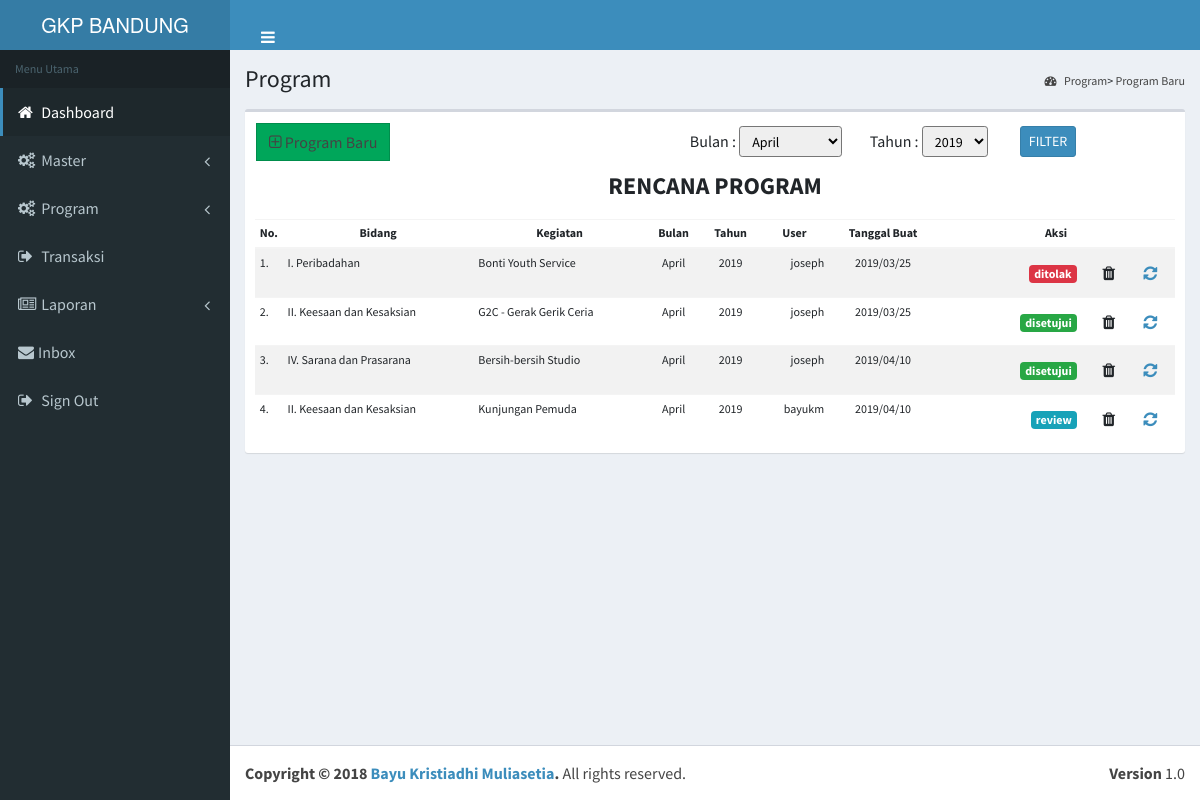
Screenshot of /main/program.php (signed in) with the database file from the repository.
### tables this page shows
CREATE TABLE `tbl_transaksi` (
  `trans_id` int(7) NOT NULL,
  `div_id` int(2) NOT NULL,
  `bid_id` int(2) NOT NULL,
  `usr_id` int(3) NOT NULL,
  `trans_tgl` timestamp NOT NULL DEFAULT CURRENT_TIMESTAMP,
  `update_tgl` datetime NOT NULL DEFAULT CURRENT_TIMESTAMP,
  `trans_stat` int(11) NOT NULL
);

CREATE TABLE `tbl_bidang` (
  `bid_id` int(2) NOT NULL,
  `bid_nama` varchar(50) NOT NULL,
  `bid_desc` varchar(100) NOT NULL
);

CREATE TABLE `tbl_detkeg` (
  `trans_id` int(7) NOT NULL,
  `detkeg_id` int(7) NOT NULL,
  `bln_id` int(2) NOT NULL,
  `thn_desc` int(4) NOT NULL,
  `detkeg_nama` varchar(100) NOT NULL,
  `detkeg_jenis` varchar(200) NOT NULL,
  `detkeg_urai` text NOT NULL,
  `detkeg_ket` text,
  `detkeg_tgl` date DEFAULT NULL,
  `detkeg_tempat` varchar(100) NOT NULL,
  `detkeg_stat` int(11) NOT NULL
);

CREATE TABLE `tbl_bulan` (
  `bln_id` int(2) NOT NULL,
  `bln_name` varchar(20) NOT NULL
);

CREATE TABLE `tbl_tahun` (
  `thn_id` int(3) NOT NULL,
  `thn_desc` int(4) NOT NULL
);

CREATE TABLE `tbl_user` (
  `usr_id` int(3) NOT NULL,
  `role_id` int(2) NOT NULL,
  `ktgdiv_id` int(2) NOT NULL,
  `div_id` int(2) DEFAULT NULL,
  `bid_id` int(2) DEFAULT NULL,
  `jab_id` int(2) DEFAULT NULL,
  `usr_nama` varchar(25) NOT NULL,
  `usr_pswd` varchar(100) NOT NULL,
  `usr_name_comp` varchar(50) NOT NULL,
  `usr_email` varchar(35) DEFAULT NULL,
  `usr_phone` varchar(15) DEFAULT NULL,
  `usr_stat` tinyint(1) DEFAULT '1'
);

### control/prog_functions.php (the view, shortened to what this page needs)
<?
function displayView()
{
  global $conn;
  $user = $_SESSION['username'];
  $usr_id = $_SESSION['usr_id'];
  $get_user   = "SELECT * FROM tbl_user where usr_nama='$user' AND usr_id = '$usr_id'";
  $login    = mysqli_query($conn,$get_user);
  $row = mysqli_fetch_array($login,MYSQLI_ASSOC);
  $ktgdiv =$row['ktgdiv_id'];
  $bidang = $row['bid_id'];
  $divi = $row['div_id'];
    $filt="";
  if($ktgdiv != '1' || $ktgdiv != '3')
  {
      if($bidang != '1')
      {
        $filt = " WHERE a.div_id = '$divi' AND a.bid_id = '$bidang'";
      }
      else
      {
        $filt = " WHERE a.div_id = '$divi'";
      }
  }
  else
  {
    $filt = "WHERE a.trans_stat = '1'";
  }
?>
  <div align="center"><h4><strong>RENCANA PROGRAM</strong></h4></div>
  <div class="box-body">
    <table id="laptab" class="table table-sm table-striped" style="font-size:12px;">
      <thead>
      <tr align="center">
          <th width="10">No.</th>
          <th>Bidang</th>
          <th>Kegiatan</th>
          <th>Bulan</th>
          <th>Tahun</th>
          <th>User</th>
          <th>Tanggal Buat</th>
          <th style="text-align:center;">Aksi</th>
      </tr>
      </thead>
      <tbody>
        <?php
              $i= 0;
              if(!empty($_POST['filterMonth'])){
                $Month = $_POST['filterMonth'];
                $qryMonth = " AND e.bln_id = '$Month'";
              } else {
                 $qryMonth = "";
              }
              if(!empty($_POST['filterYear'])){
                $Year = $_POST['filterYear'];
                $qryYear = " AND e.bln_id = '$Year'";
              } else {
                 $qryYear = "";
              }
              $get_trans = "SELECT
                              a.trans_id,
                              a.trans_tgl,
                              b.div_nama,
                              c.bid_nama,
                              d.usr_nama,
                              e.bln_id,
                              e.thn_desc,
                              e.detkeg_nama,
                              a.trans_stat
                          FROM
                              tbl_transaksi a
                            LEFT JOIN tbl_divisi b ON a.div_id = b.div_id
                            LEFT JOIN tbl_bidang c ON a.bid_id = c.bid_id
                            LEFT JOIN tbl_user d ON a.usr_id = d.usr_id
                            LEFT JOIN tbl_detkeg e ON a.trans_id = e.trans_id
                            $filt $qryMonth $qryYear AND trans_stat <> '9'
                            ORDER BY e.bln_id DESC, a.trans_tgl ASC";
              $exec_trans = mysqli_query($conn,$get_trans);
              if(mysqli_num_rows($exec_trans) > 0)
              {
                  while($row=mysqli_fetch_array($exec_trans,MYSQLI_ASSOC))
                  {
                      $i++;
                      $progId    = $row['trans_id'];
                      $transStat = $row['trans_stat'];
                      $bulan      = $row['bln_id'];
                      $get_bln    = "SELECT * FROM tbl_bulan WHERE bln_id = '$bulan'";
                      $exec_bln   = mysqli_query($conn,$get_bln);
                      $row_bln    = mysqli_fetch_array($exec_bln,MYSQLI_ASSOC);
                      $bln        = $row_bln['bln_name'];
                      $tahun      = $row['thn_desc'];
                      $get_thn    = "SELECT * FROM tbl_tahun WHERE thn_desc = '$tahun'";
                      $exec_thn   = mysqli_query($conn,$get_thn);
                      $row_thn    = mysqli_fetch_array($exec_thn,MYSQLI_ASSOC);
                      $thn        = $row_thn['thn_desc'];
                      $tgl_keg    = new DateTime($row['trans_tgl']);
                      ?>
                      <tr>
                          <td><?php echo $i;?>.</td>
                          <td><?php echo $row['bid_nama'];?></td>
                          <td><?php echo $row['detkeg_nama'];?></td>
                          <td align="center"><?php echo $bln;?></td>
                          <td align="center"><?php echo $thn;?></td>
                          <td align="right"><?php echo $row['usr_nama']?></td>
                          <td align="center"><?php echo date_format($tgl_keg,"Y/m/d");?></td>
                          <td style="text-align:right;">
                              <?
                                  if($transStat == "1")
                                  {
                                    ?>
                                      <a class="btn" data-toggle="modal" data-target="#viewProgram<? echo $progId;?>"><span class="badge badge-info">review</span>
                                    <?
                                  }
                                  else if ($transStat == "3")
                                  {
                                  ?>
                                      <a class="btn" data-toggle="modal" data-target="#viewProgram<? echo $progId;?>"><span class="badge badge-success">disetujui</span>
                                  <?
                                  }
                                   else if ($transStat == "4")
                                  {
                                  ?>
                                      <a class="btn" data-toggle="modal" data-target="#viewProgram<? echo $progId;?>"><span class="badge badge-danger">ditolak</span>
                                  <?
                                  }
                               ?>
                              <a class="btn" data-toggle="modal" data-target="#delProgram<? echo $progId;?>"><span class="fa fa-trash"></span></a>
                              <a class="btn" href="<? refresh();?>"><span class="fa fa-refresh"></span></a>
                          </td>
                      </tr>
                    <?
                  }
              }
              else
              {
                  ?>
                  <tr>
                     <td colspan="8"><?php echo "Belum ada laporan";?></td>
                  </tr>
                  <?php
              }
        ?>
      </tbody>
    </table>
  </div>
<?
}

### rows the page displays
tbl_transaksi: bid.bid_nama "I. Peribadahan", tbl_detkeg.detkeg_nama "Bonti Youth Service", tbl_bulan.bln_name "April", tbl_tahun.thn_desc "2019", usr.usr_nama "joseph", trans_tgl "2019/03/25"
tbl_transaksi: bid.bid_nama "II. Keesaan dan Kesaksian", tbl_detkeg.detkeg_nama "G2C - Gerak Gerik Ceria", tbl_bulan.bln_name "April", tbl_tahun.thn_desc "2019", usr.usr_nama "joseph", trans_tgl "2019/03/25"
tbl_transaksi: bid.bid_nama "IV. Sarana dan Prasarana", tbl_detkeg.detkeg_nama "Bersih-bersih Studio", tbl_bulan.bln_name "April", tbl_tahun.thn_desc "2019", usr.usr_nama "joseph", trans_tgl "2019/04/10"
tbl_transaksi: bid.bid_nama "II. Keesaan dan Kesaksian", tbl_detkeg.detkeg_nama "Kunjungan Pemuda", tbl_bulan.bln_name "April", tbl_tahun.thn_desc "2019", usr.usr_nama "bayukm", trans_tgl "2019/04/10"

### other values shown
form field filterMonth "April"
form field filterYear "2019"
